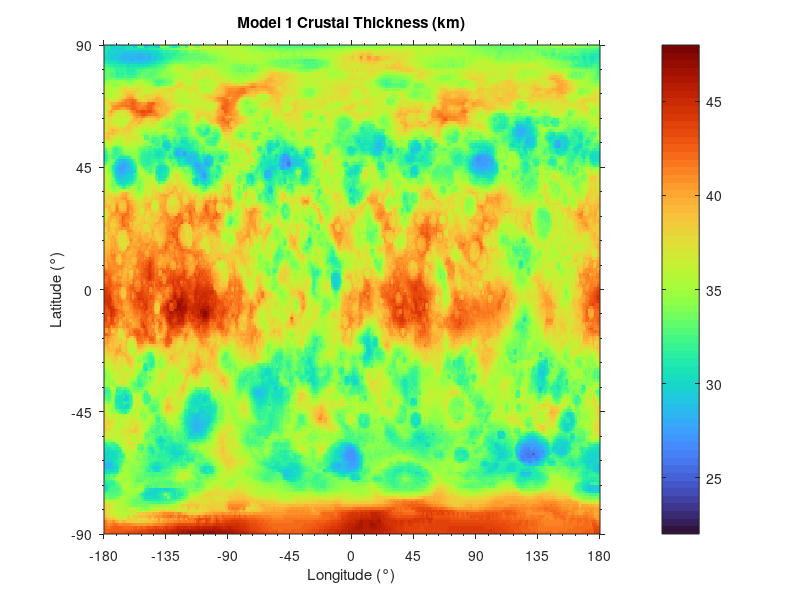

The MATLAB source for this figure: (Note: this script raises an error after producing the figure.)
clear;
close all;
clc;
HOME = pwd;
format long
addpath([HOME '/Data']);
addpath([HOME '/Tools']);

% Imports
m1_data = load("Bouguer_Inversion_Thickness_Ceres.mat");
m1 = m1_data.Thickness_matrix_centered;

m2_data_i = load("airy_thicknesses_initial.mat");
m2_i = m2_data_i.t_total_centr;

m2_data_f = load("airy_thicknesses_refined.mat");
m2_f = m2_data_f.t_total_final_centr;

m3_data_i = load("airy_flex_thicknesses_initial.mat");
m3_i = m3_data_i.t_total_centr;

m3_data_f = load("airy_flex_thicknesses_refined.mat");
m3_f = m3_data_f.t_total_final_centr;

lonLim_centered = [-179.5 179.5 1];
lonGrid_centered = lonLim_centered(1):lonLim_centered(3):lonLim_centered(2);
latLim = [-89.5 89.5 1];
latGrid = latLim(1):latLim(3):latLim(2);

caxis_boundary = [22, 48];

fig = figure('Position', [100, 100, 800, 400], 'Visible', 'off');
imagesc(lonGrid_centered, latGrid, m1 ./1e3);
colorbar;
xlabel('Longitude (°)');
ylabel('Latitude (°)');
title('Model 1 Crustal Thickness (km)');
colormap(turbo); 
set(gca, 'YDir', 'normal');
set(gca, 'XTick', -180:45:180);
set(gca, 'YTick', -90:45:90);
set(gca, 'XTickLabel', -180:45:180);
set(gca, 'YTickLabel', -90:45:90);
set(gca, 'XMinorTick', 'on', 'XMinorGrid', 'off');
set(gca, 'YMinorTick', 'on', 'YMinorGrid', 'off');
set(gca, 'TickDir', 'out');
caxis(caxis_boundary); 

ax = gca;
outerpos = ax.OuterPosition;
ti = ax.TightInset;
left = outerpos(1) + ti(1);
bottom = outerpos(2) + ti(2);
ax_width = outerpos(3) - ti(1) - ti(3);
ax_height = outerpos(4) - ti(2) - ti(4);
ax.Position = [left bottom ax_width ax_height];

print('Figures/Model1_Crustal_Thickness', '-dpng', '-r300'); 


fig = figure('Position', [100, 100, 800, 400], 'Visible', 'off');
imagesc(lonGrid_centered, latGrid, m2_i ./1e3);
colorbar;
xlabel('Longitude (°)');
ylabel('Latitude (°)');
title('Model 2 Crustal Thickness (km)');
colormap(turbo); 
set(gca, 'YDir', 'normal');
set(gca, 'XTick', -180:45:180);
set(gca, 'YTick', -90:45:90);
set(gca, 'XTickLabel', -180:45:180);
set(gca, 'YTickLabel', -90:45:90);
set(gca, 'XMinorTick', 'on', 'XMinorGrid', 'off');
set(gca, 'YMinorTick', 'on', 'YMinorGrid', 'off');
set(gca, 'TickDir', 'out');
caxis(caxis_boundary); 

ax = gca;
outerpos = ax.OuterPosition;
ti = ax.TightInset;
left = outerpos(1) + ti(1);
bottom = outerpos(2) + ti(2);
ax_width = outerpos(3) - ti(1) - ti(3);
ax_height = outerpos(4) - ti(2) - ti(4);
ax.Position = [left bottom ax_width ax_height];

print('Figures/Model2_Crustal_Thickness', '-dpng', '-r300'); 

fig = figure('Position', [100, 100, 800, 400], 'Visible', 'off');
imagesc(lonGrid_centered, latGrid, m3_i ./1e3);
colorbar;
xlabel('Longitude (°)');
ylabel('Latitude (°)');
title('Model 3 Crustal Thickness (km)');
colormap(turbo); 
set(gca, 'YDir', 'normal');
set(gca, 'XTick', -180:45:180);
set(gca, 'YTick', -90:45:90);
set(gca, 'XTickLabel', -180:45:180);
set(gca, 'YTickLabel', -90:45:90);
set(gca, 'XMinorTick', 'on', 'XMinorGrid', 'off');
set(gca, 'YMinorTick', 'on', 'YMinorGrid', 'off');
set(gca, 'TickDir', 'out');
caxis(caxis_boundary); 

ax = gca;
outerpos = ax.OuterPosition;
ti = ax.TightInset;
left = outerpos(1) + ti(1);
bottom = outerpos(2) + ti(2);
ax_width = outerpos(3) - ti(1) - ti(3);
ax_height = outerpos(4) - ti(2) - ti(4);
ax.Position = [left bottom ax_width ax_height];

print('Figures/Model3_Crustal_Thickness', '-dpng', '-r300'); 